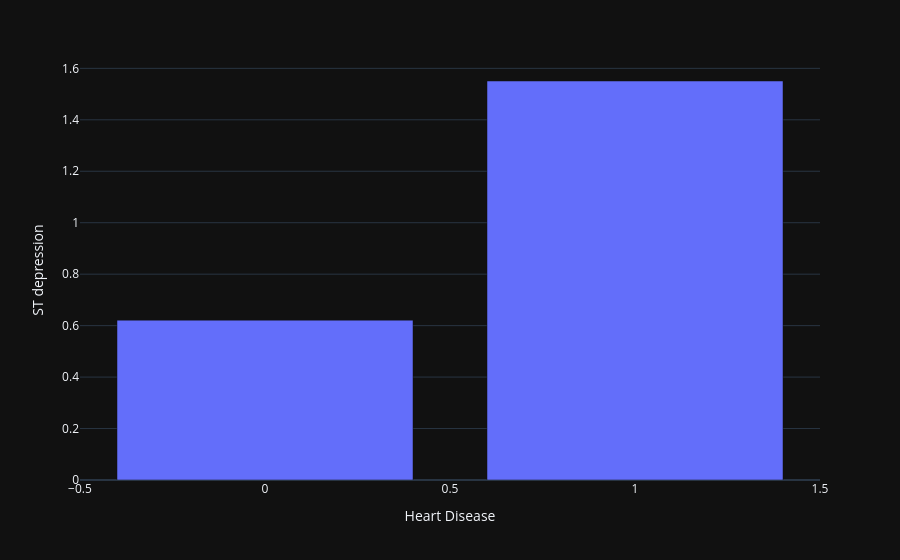

Notebook code for this chart:
### Code cell
media_hr = data.groupby('Heart Disease')['ST depression'].mean().reset_index()

fig_hr = px.bar(media_hr, x='Heart Disease', y='ST depression')
fig_hr.show()

# A variável 'ST depression' tem 42% de relação com a variável alvo. No gráfico abaixo podemos ver que quem tem doença no coração tem uma depressão st mais alta, uma média de 1.55 contra 0.62 de quem não tem doença no coração.

### Figure 1 — Plotly figure (JSON) as saved in the notebook; plotly's stock layout.template omitted (floating-point values rounded to 4 significant figures)
{"data": [{"hovertemplate": "Heart Disease=%{x}<br>ST depression=%{y}<extra></extra>", "legendgroup": "", "marker": {"color": "#636efa", "pattern": {"shape": ""}}, "name": "", "orientation": "v", "showlegend": false, "textposition": "auto", "x": [0, 1], "xaxis": "x", "y": [0.6213, 1.551], "yaxis": "y", "type": "bar"}], "layout": {"xaxis": {"anchor": "y", "domain": [0.0, 1.0], "title": {"text": "Heart Disease"}}, "yaxis": {"anchor": "x", "domain": [0.0, 1.0], "title": {"text": "ST depression"}}, "legend": {"tracegroupgap": 0}, "margin": {"t": 60}, "barmode": "relative"}}
